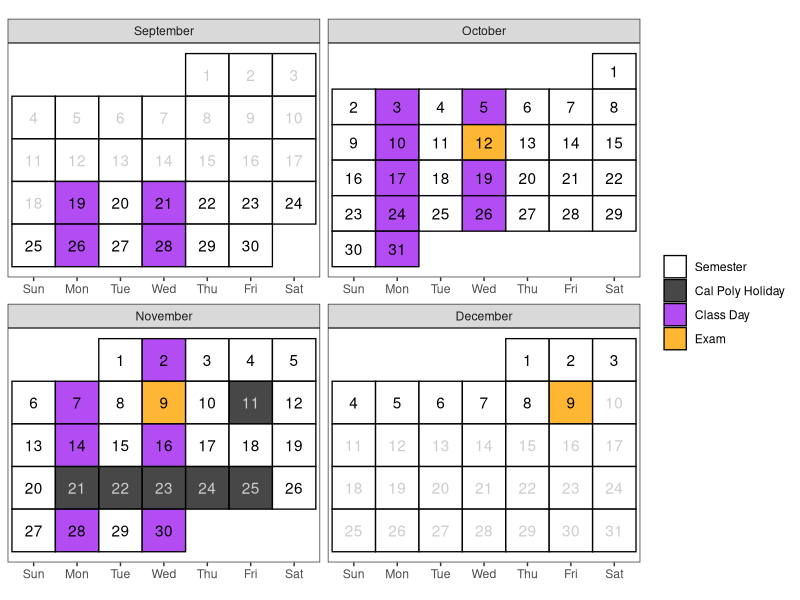

Here is the R script that generated this plot: (Note: this script raises an error after producing the figure.)
## ---- chunk 1
# knitr::opts_chunk$set(cache=FALSE, dev='pdf')
knitr::opts_chunk$set(cache=F,
                      fig.path = 'figs/',
                      cache.path='cache/',
                      fig.align = 'center',
                      echo = F,
                      warning=F,
                      message=F)
knitr::opts_chunk$set(
                  fig.process = function(x) {
                      x2 = sub('-\\d+([.][a-z]+)$', '\\1', x)
                      if (file.rename(x, x2)) x2 else x
                      }
                  )
library(tidyverse)
library(lubridate)
# Create a calendar for your syllabus ----
# Source: http://svmiller.com/blog/2020/08/a-ggplot-calendar-for-your-semester/
# 1) what is the first Monday of the semester?
# Any number of ways to identify dates in R, but we'll use {lubridate} and the ymd() function here.
# Format: YYYYMMDD. In this example, 4 January 2022.
# What are the full dates of the semester? Here, I'll exclude exam week as I like to do.
# In this case: 6 January to 23 April
semester_dates <- seq(ymd(20220919), ymd(20221209), by=1)
# Weekday(s) of class
class_wdays <- c("Mon", "Wed")

not_here_dates <- c(
  # Labor Day
  # ymd("20220905"),
  # Veterans Day
  ymd("20221111"),
  # Spring Break
  # Fall Break
  # seq(ymd(20221017), ymd(20221018), by = 1),
  # Thanksgiving
  seq(ymd(20221121), ymd(20221125), by = 1))

# 2:10 section final Exam Dec. 9th at 1:10 - 4:00 PM
exam_dates <- c(ymd(20221012), ymd(20221109), ymd(20221209))

# 4:10 section final Exam Dec. 7th at 4:10 - 7:00 PM
# exam_dates <- c(ymd(20221005), ymd(20221105), ymd(20221207))

# project_dates <- c(ymd(20221104), ymd(20221205), ymd(20221209))
finals_week <- seq(ymd(20221205), ymd(20221209), by = 1)

# Custom function for treating the first day of the month as the first week 
# of the month up until the first Sunday 
# (unless Sunday was the start of the month)
wom <- function(date) {
    first <- wday(as.Date(paste(year(date), month(date), 1, sep = "-")))
    return((mday(date) + (first - 2)) %/% 7 + 1)
  }
# Create a data frame of dates, assign to Cal
Cal <- tibble(date = seq(ymd(20220901), ymd(20221231), by=1))  %>%
  mutate(mon = lubridate::month(date, label=T, abbr=F),
         wkdy = weekdays(date, abbreviate=T),
         wkdy = fct_relevel(wkdy, "Sun", "Mon", "Tue", "Wed", "Thu","Fri","Sat"), # make sure Sunday comes first
         semester = date %in% semester_dates, 
         # project = date %in% project_dates,
         exams = date %in% exam_dates, # is it an exam?
         not_here = date %in% not_here_dates, # is it a day off?
         exam_wk = date %in% finals_week,
         day = lubridate::mday(date), 
         week = wom(date))
Cal <- Cal %>%
  mutate(category = case_when(
    # project ~ "Project",
    exams ~ "Exam",
    not_here ~ "Cal Poly Holiday",
    semester & wkdy %in% class_wdays & !not_here & !exam_wk ~ "Class Day",
    semester ~ "Semester",
    TRUE ~ "NA"
  ))
class_cal <- Cal %>% 
  ggplot(.,aes(wkdy, week)) +
  theme_bw() +
  theme(aspect.ratio = 0.75, 
        panel.grid.major.x = element_blank(),
        legend.position = "right",
        # legend.position = c(1, 0), 
        # legend.justification = c(1,0),
        # legend.direction = "vertical", 
        legend.title = element_blank(),
        axis.title.y = element_blank(), 
        axis.title.x = element_blank(),
        axis.ticks.y = element_blank(), 
        axis.text.y = element_blank()) +
  geom_tile(alpha=0.8, aes(fill=category), color="black", size=.45) +
  facet_wrap(~mon, scales = "free", ncol=2) +
  geom_text(aes(label = day, color = semester & (!not_here))) +
  # put your y-axis down, flip it, and reverse it
  scale_y_reverse(breaks=NULL) +
  # manually fill scale colors to something you like...
  scale_color_manual(values = c("FALSE" = "grey80", "TRUE" = "black"), guide = "none") + 
  scale_fill_manual(values=c("Class Day"="purple", 
                             "Semester"="white",
                             "Cal Poly Holiday" = "grey10",
                             "NA" = "white", # I like these whited out...
                             "Exam"="orange"),
                    #... but also suppress a label for a non-class semester day
                    breaks=c("Semester", "Cal Poly Holiday", "Class Day","Exam"))
class_cal

exam_days <- filter(Cal, category == "Exam") %>%
  mutate(topic = c("Midterm Exam 1 (In Class)", "Midterm Exam 2 (In Class)", "Final Exam (1:10 - 4:00 PM)"),
         time = c("In Class", "In Class", "1:10-4:00 PM")) %>%
  rowwise() %>%
  mutate(sem_week = week(date),
         Date = paste(format(date, "%b %e"), sep = ",", collapse = ", "))

# project_days <- filter(Cal, category == "Project") %>%
#   mutate(topic = c("Project Proposal Due", "Project Presentation Due", "Project Report Due"),
#          time = c("8pm", "8pm", "8pm")) %>%
#   mutate(Date = format(date, "%b %e"),
#          sem_week = week(date))

class_days <- filter(Cal, category %in% c("Class Day")) %>%
  mutate(sem_week = week(date)) %>%
  group_by(sem_week) %>%
  # group_by(sem_week) %>%
  summarize(Date = paste(format(date, "%b %e"), sep = ",", collapse = ", ")) %>%
  mutate(topic = c(
    "Introduction to Data",
    "Quantitative Variable Exploratory Data Analysis",
    "Inference for One Mean",
    "Simple Linear Regression",
    "Difference in Means",
    "Paired Data",
    "Analysis of Variance (ANOVA)",
    "One Categorical Variable Exploratory Data Analysis",
    "One Categorical Variable Inference",
    "Two Categorical Variable Inference")) %>%
  # bind_rows(project_days) %>%
  bind_rows(exam_days) %>%
  arrange(sem_week) %>%
  select(Date, Topic = topic)
## ---- chunk 2
knitr::include_graphics("images/ims.jpeg")
## ---- chunk 3
#| echo: false
#| eval: true
#| warning: false
#| fig-width: 8
#| fig-height: 4.5
class_cal
## ---- chunk 4
#| echo: false
#| eval: true
#| fig-pos: 'h'
class_days %>%
kableExtra::kable(caption = "Tentative schedule of class topics and important due dates", format = "simple")
## ---- chunk 5

library(RColorBrewer)
pal <- brewer.pal(n = 8, name = "Greens")

grades <- tribble(
  ~category,  ~percent,
  "Reading & Videos", 0.05,
  "In-class Activities", 0.10,
  "Group Labs", 0.10,
  "Individual Assignments", 0.15,
  "Midterm Group Project", 0.10, 
  "Midterm Exams (2)", 0.20,
  "Final Group Project", 0.15,
  "Final Exam", 0.15
) %>% 
  mutate(category = factor(category, 
                           levels = c(
                             "Reading & Videos",
                             "In-class Activities",
                             "Group Labs",
                             "Individual Assignments",
                             "Midterm Group Project",
                             "Midterm Exams (2)",
                             "Final Group Project",
                             "Final Exam")
                           )
         ) %>% 
  mutate(
    location = rep(1, 8) 
  )

grades %>% 
  ggplot(aes(x = location, y = percent)) +
  geom_col(aes(fill = category), col = 'black') + 
  guides(fill = "none") + 
  geom_text(aes(x = rep(1, 8), 
                label = c(
                  "Reading & Videos (5%)",
                  "Activities (10%)",
                  "Labs (10%)",
                  "Assignments (15%)",
                  "Midterm Project (10%)",
                  "Midterm Exams (20%)",
                  "Final Project (15%)", 
                  "Final Exam (15%)"
                  ), 
                y = c(0.98, 0.90, 0.80, 0.68, 0.55, 0.40, 0.24, 0.08)
                )
            ) + 
  scale_x_discrete('', expand = c(0,0))+
  scale_y_continuous('Cumulative percent', labels = scales::percent, expand = c(0,0)) +
  theme_test() +
  theme(aspect.ratio = 0.8, axis.text.x = element_blank()) +
  scale_fill_manual(values = pal)
